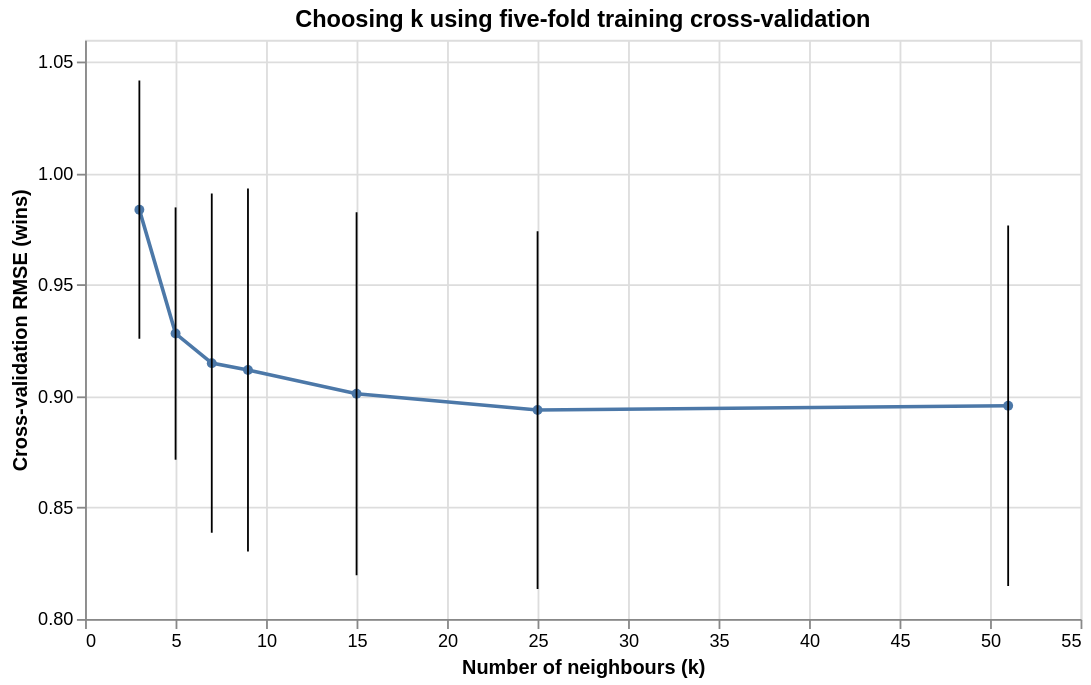

Notebook code for this chart:
### Markdown cell above
The table below compares the selected KNN model and a baseline that always predicts the mean training-set tournament wins. Both are evaluated on the same held-out observations, so smaller RMSE and MAE indicate better prediction. RMSE is measured in tournament wins and emphasizes large misses. The cross-validation curve shows how validation RMSE changes with k; k is chosen using training cross-validation, not test performance. The error bars show variation across folds, not confidence intervals.

### Code cell
# Present held-out performance, then visualize training-only model selection.
display(metrics.round(3))
cv_plot_data = cv_results.copy()
cv_plot_data["lower"] = cv_plot_data["mean_validation_RMSE"] - cv_plot_data["fold_RMSE_SD"]
cv_plot_data["upper"] = cv_plot_data["mean_validation_RMSE"] + cv_plot_data["fold_RMSE_SD"]
base = alt.Chart(cv_plot_data).encode(x=alt.X("k:Q", title="Number of neighbours (k)"))
curve = base.mark_line(point=True).encode(y=alt.Y("mean_validation_RMSE:Q", title="Cross-validation RMSE (wins)", scale=alt.Scale(zero=False)))
bars = base.mark_rule().encode(y="lower:Q", y2="upper:Q")
(curve + bars).properties(title="Choosing k using five-fold training cross-validation", width=550, height=320)

### Figure 1 — Vega-Lite specification as saved in the notebook (floating-point values rounded to 4 significant figures)
{"config": {"view": {"continuousWidth": 300, "continuousHeight": 300}}, "layer": [{"mark": {"type": "line", "point": true}, "encoding": {"x": {"field": "k", "title": "Number of neighbours (k)", "type": "quantitative"}, "y": {"field": "mean_validation_RMSE", "scale": {"zero": false}, "title": "Cross-validation RMSE (wins)", "type": "quantitative"}}}, {"mark": {"type": "rule"}, "encoding": {"x": {"field": "k", "title": "Number of neighbours (k)", "type": "quantitative"}, "y": {"field": "lower", "type": "quantitative"}, "y2": {"field": "upper"}}}], "data": {"name": "data-ee36af768e0995e21c43f874438fc056"}, "height": 320, "title": "Choosing k using five-fold training cross-validation", "width": 550, "$schema": "https://vega.github.io/schema/vega-lite/v5.20.1.json", "datasets": {"data-ee36af768e0995e21c43f874438fc056": [{"k": 3, "mean_validation_RMSE": 0.9837, "fold_RMSE_SD": 0.05796, "lower": 0.9258, "upper": 1.042}, {"k": 5, "mean_validation_RMSE": 0.9281, "fold_RMSE_SD": 0.05663, "lower": 0.8715, "upper": 0.9848}, {"k": 7, "mean_validation_RMSE": 0.9149, "fold_RMSE_SD": 0.0761, "lower": 0.8388, "upper": 0.991}, {"k": 9, "mean_validation_RMSE": 0.9118, "fold_RMSE_SD": 0.08148, "lower": 0.8303, "upper": 0.9933}, {"k": 15, "mean_validation_RMSE": 0.9011, "fold_RMSE_SD": 0.08145, "lower": 0.8197, "upper": 0.9826}, {"k": 25, "mean_validation_RMSE": 0.8938, "fold_RMSE_SD": 0.0803, "lower": 0.8135, "upper": 0.9741}, {"k": 51, "mean_validation_RMSE": 0.8957, "fold_RMSE_SD": 0.08093, "lower": 0.8148, "upper": 0.9767}]}}
